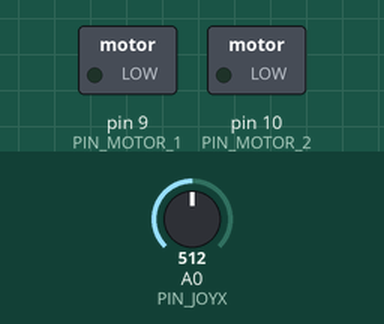
This sketch was run on a simulated Arduino Uno, built with avr-gcc and run on an emulated ATmega328P. Shown: switched loads named in the sketch (green lamp = pin HIGH). The test bench sets the inputs (shaded band); at power-on: A0 (PIN_JOYX) = 512.

Above: at 1.2 s.
1.3 s: A0 (PIN_JOYX) set to 716
At 1.7 s:
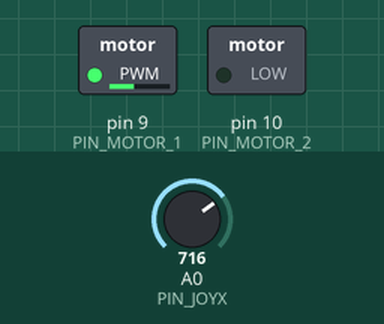
2.8 s: A0 (PIN_JOYX) set to 900
At 4.0 s:
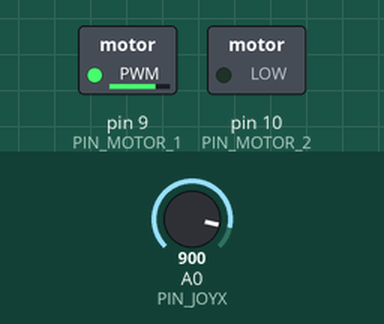
4.3 s: A0 (PIN_JOYX) set to 511
At 5.0 s:
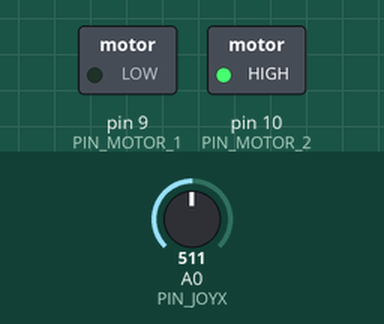
Timing chart, 0 to 7.3 s (numbered marks = the images above; inputs shaded):
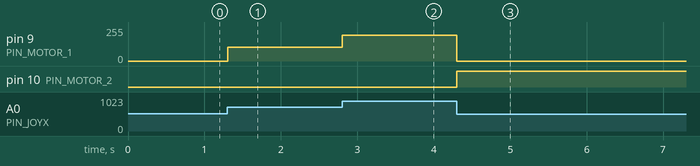

Measured:
- after the input at 1.3 s, pin 9 (PIN_MOTOR_1): 0/255 → 102/255 at once
- after the input at 2.8 s, pin 9 (PIN_MOTOR_1): 102/255 → 194/255 at once
- after the input at 4.3 s, pin 9 (PIN_MOTOR_1): 194/255 → 0/255 at once; pin 10 (PIN_MOTOR_2): LOW → HIGH at once

The sketch:

01_-_Kendali_Motor_dengan_Joystick.ino
```cpp
const int PIN_JOYX = A0;
const int PIN_JOYY = A1;
const int PIN_MOTOR_1 = 9;
const int PIN_MOTOR_2 = 10;
int CENTER = 0;

void setup(){
  pinMode(PIN_JOYX, INPUT);
  pinMode(PIN_JOYY, INPUT);
  pinMode(PIN_MOTOR_1, OUTPUT);
  pinMode(PIN_MOTOR_2, OUTPUT);

  digitalWrite(PIN_MOTOR_1, LOW);
  digitalWrite(PIN_MOTOR_2, LOW);
  CENTER = analogRead(PIN_JOYY) / 2;
}

void loop(){
  int val = (analogRead(PIN_JOYX) / 2) - CENTER;

  if (val > 0){
    analogWrite(PIN_MOTOR_1, val);
    digitalWrite(PIN_MOTOR_2, LOW);
  }
  else {
    digitalWrite(PIN_MOTOR_1, LOW);
    analogWrite(PIN_MOTOR_2, val);
  }
  delay(10);
}
```
